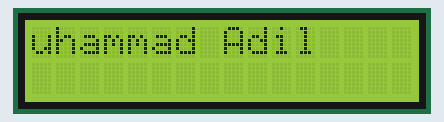
Recording of a sketch running on a simulated Arduino Uno, built with avr-gcc and run on an emulated ATmega328P. Shown: 16×2 character LCD.

Above: at 0.11 s.
At 2.21 s:
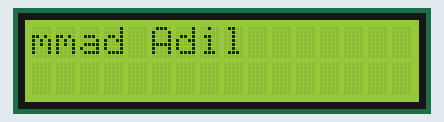
At 4.34 s:
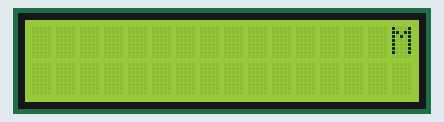
At 5.54 s:
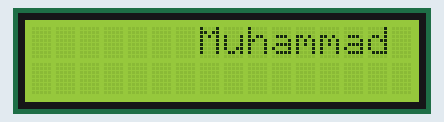
At 6.7 s:
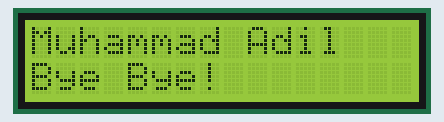
At 34.1 s:
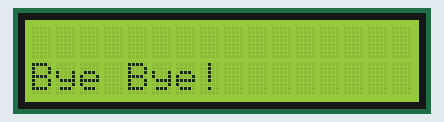

The sketch:

lcd_scroll.ino
```cpp
#include<LiquidCrystal.h>

const int rs = 13, en = 12, d4 = 7, d5 = 6, d6 = 5, d7 = 4;
LiquidCrystal lcd(rs, en, d4, d5, d6, d7);

void setup() {
  lcd.begin(16, 2);
  lcd.print("Muhammad Adil");
}

void loop() {

  for (int left_counter=0; left_counter<13; left_counter++) {
    lcd.scrollDisplayLeft();
    delay(100);
  }

  for (int right_counter=0; right_counter<29; right_counter++) {
    lcd.scrollDisplayRight();
    delay(100);
  }

  for (int center_counter=0; center_counter<16; center_counter++) {
    lcd.scrollDisplayLeft();
    delay(150);
  }

  lcd.setCursor(0,1);
  lcd.print("Bye Bye!");
  delay(1500);
  lcd.clear();

  delay(1000);
}
```

Measured:
- what the display in image 4 shows lasts 1.5 s, from 6.7 s to 8.2 s
